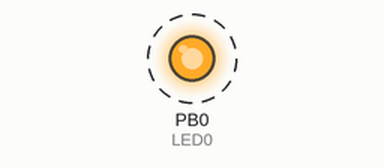
The sketch below on a simulated ATtiny85, built with avr-gcc and run on an emulated ATtiny85. Parts: output pins drawn as LEDs (lit = HIGH). Dashed ring = blinking. Sleep ends after the set time or at an interrupt.

Above: at 0.2 s.
Timing chart, 0 to 3.0 s (numbered marks = the images above):
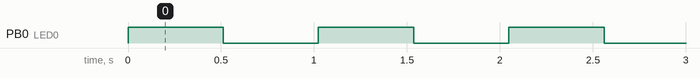

The sketch:

blink_watchdog.ino
```cpp
/*
  Blink LED using watchdog interrupt instead of delay() to maximize power saving.
  This is a proof of concept sketch for sleep and watchdog timer wakeups as delays.
  See also: https://www.instructables.com/AVR-Watchdog-as-timed-interrupt/
*/

#include <avr/sleep.h>

// Physical pins are for ATtiny85 8-pin DIP
#define LED0 0         // physical pin 5


ISR (WDT_vect) {       // Fires on watchdog timer interrupt.
  WDTCR |= bit(WDIE);  // Reenable watchdog interrupt each time.
}

/*
    Configure watchdog timer interrupt and put device into deep sleep.
    This saves battery power compared to using traditional delay()
*/
void wdtSleep(void) {
  const byte prescale = bit(WDP2) | bit(WDP0); // This setting equates to a half-second delay.
  cli();                                       // Block interrupts while setting things up.
  MCUSR = 0;                                   // Clear MCU status register of any previous interrupts.
  WDTCR = bit(WDCE) | bit(WDE);                // Preparation to allow disabling watchdog timer.
  WDTCR = 0;                                   // Reset watchdog to known state (disabled.)
  WDTCR = bit(WDIE) | prescale;                // Enable watchdog interrupts, but not reset, and set prescaler.
  set_sleep_mode(SLEEP_MODE_PWR_DOWN);         // Power down mode gives maximum battery saving potential.
  sleep_enable();
  sei();
  sleep_mode();                                // Go to sleep
  sleep_disable();                             // Program resumes here on wake-up (after interrupt routine fires.)
}

void setup() {
  pinMode(LED0, OUTPUT);
}

void loop() {
  digitalWrite(LED0, HIGH);
  wdtSleep();  // Instead of a traditional delay(500), we are now powering down for the same amount of time.
  digitalWrite(LED0, LOW);
  wdtSleep();
}
```

Measured:
- by itself, PB0 (LED0): alternates HIGH for 0.51 s and LOW for 0.51 s
